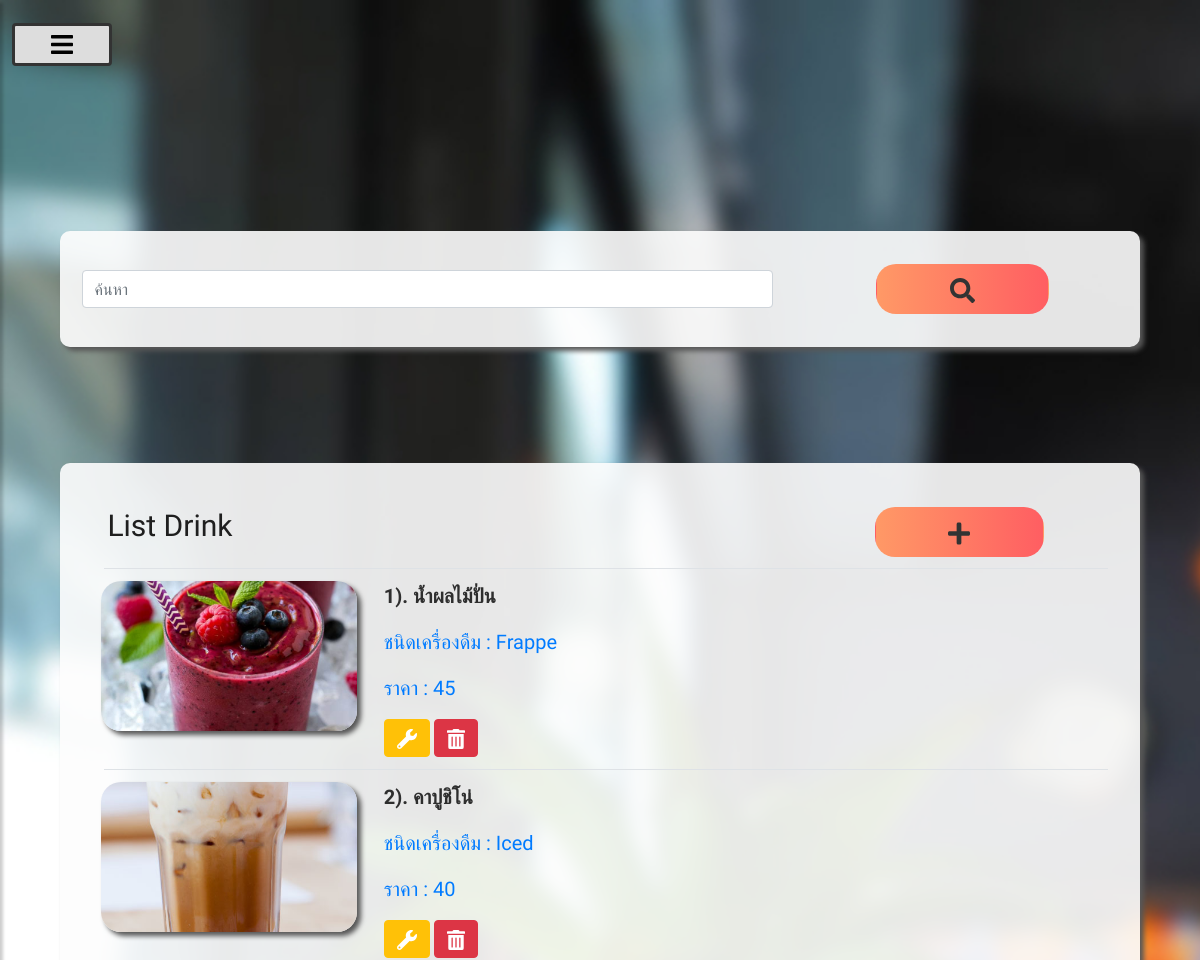
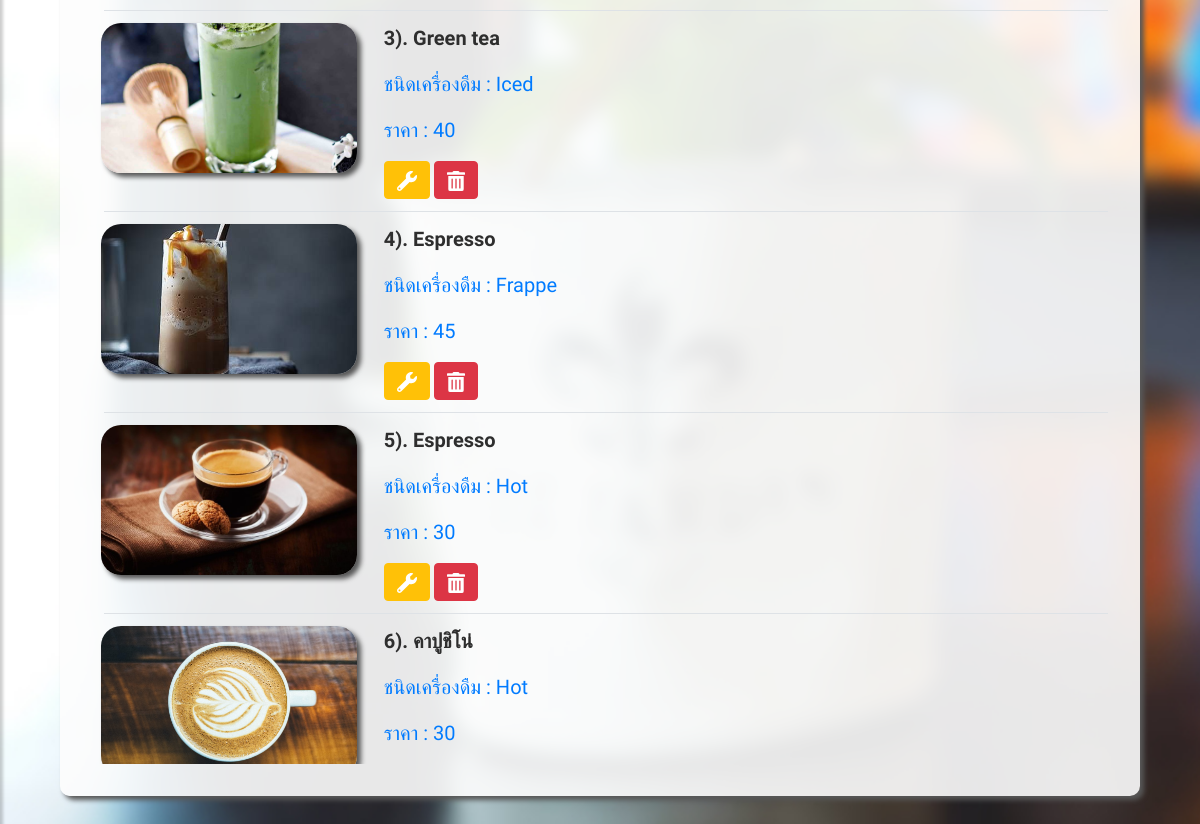
Page /managements/list_drink/ (signed in) on the committed database (2 pictures, top to bottom).
### product/models.py (models this page shows)
class Drink_info(models.Model):
    DRINK_TYPE = (
        ('Hot', 'Hot'),
        ('Iced', 'Iced'),
        ('Frappe', 'Frappe')
    )
    picture = models.ImageField(default='product/default.png',upload_to='product/',null=True,blank=True)
    d_name = models.CharField(max_length=255)
    d_desc = models.CharField(max_length=255, default="")
    cost = models.IntegerField()
    drink_type = models.CharField(max_length=50, choices=DRINK_TYPE)
    useable_status = models.BooleanField(default=True)

### managements/views.py (the view)
# urls.py: path('list_drink/', views.list_drink, name='list_drink'),
@login_required
def list_drink(request):
    drink_info = Drink_info.objects.all()
    search = request.GET.get('search','')
    drink_info = Drink_info.objects.filter(d_name__icontains=search)
    context = {
        'drink_info' : drink_info
    }
    return render(request, 'managements/list_drink.html', context)

### managements/templates/managements/list_drink.html (shortened to what this page needs)
{% extends "base.html" %} {% block content %} {% load static %}
<div class="container listall">
    <div class="list col-12" style="margin-bottom: 5vh; margin-top: 1vh;">
        <form class="form-inline" method="GET" action="{% url 'list_drink'%}">
            <input type="text" class="form-control col-lg-8 col-6" id="search" name="search" placeholder="ค้นหา">
            <button class="btn bottoncolor78 col-4 col-lg-2" type="submit">
                <img style="height:25px; filter: invert(0.2);" src="{% static 'search-solid.svg' %}">
            </button>
        </form>
    </div>
    <div class="col-12 list_r">
        <label class="titlelist col-lg-8 col-6">List Drink</label>
        <a class="btn bottoncolor78 col-lg-2 col-4" href="{% url 'add_drink' %}">
            <img  style="height: 25px; filter: invert(0.2);" src="{% static 'plus-solid.svg' %}">
            </a>
        <div class="alltable">
            <div class="listbody">
                <table class="table tablebo" style="margin-left: 1vw;">
                    {% for di in drink_info%}
                    <tr><td><div class="row">
                        <div class="titledrink col-3" style="background-image: url('..{{ di.picture.url }}');"></div>
                                <div class="col-8" style="margin-left: 1vw;">
                                    <p style="font-weight: bold;">{{ forloop.counter }}). {{di.d_name}}</p>
                                    <p class="text-primary">ชนิดเครื่องดืม : {{di.drink_type}}</p>
                                    <p class="text-primary">ราคา : {{di.cost}}</p>
                                    <a href="{% url 'edit_drink' di.id %}" class="btn btn-warning text-white">
                                        <img style="height:20px; filter: invert(1);" src="{% static 'wrench-solid.svg' %}">
                                    </a>
                                    <a href="{% url 'delete_drink' di.id %}" class="btn btn-danger text-white">
                                        <img style="height:20px; filter: invert(1);" src="{% static 'trash-alt-solid.svg' %}">
                                    </a>
                                </div>
                        </div>
                        </td>
                    </tr>
                    {% endfor %}
                </table>
            </div>
        </div>
    </div>
</div>
{% endblock content %}

### static/css/style3.css (style rules this page uses)
body { font-family: 'Poppins', sans-serif; background: #fafafa; }
p { color: rgb(46, 46, 46); }
a, a:hover, a:focus { color: black; text-decoration: none; transition: all 0.3s; }

### managements/templates/managements/list_drink.html (style rules this page uses)
.titledrink { width: 100px; height: 150px; text-align: center; line-height: 150px; border-radius: 20px; background-size: cover; transition: 0.15s ease; background-position: center; box-shadow: 4px 4px 5px 0px rgba(87, 87, 87, 1); }
p { font-size: 20px; }
th, td { width: 20%; }
table { font-size: 18px; }
.listbody { height: 50vh; }
.alltable { width: 100%; overflow-x: hidden; }
.list { background-color: rgba(253, 253, 253, 0.9); padding: 2%; border-radius: 10px; box-shadow: 4px 4px 5px 0px rgba(87, 87, 87, 1); }
.list_r { background-color: rgba(253, 253, 253, 0.9); padding: 3%; border-radius: 10px; box-shadow: 4px 4px 5px 0px rgba(87, 87, 87, 1); margin-bottom: 5vh; }
.bottoncolor78 { text-align: center; color: rgb(82, 82, 82); font-size: 24px; border-radius: 20px; background: linear-gradient(to right, #ff9966, #ff5e62); transition: 0.25s ease; margin-top: 0.5vh; margin-bottom: 0.5vh; margin-left: 10%; }
.titlelist { font-size: 30px; }
.listall { margin-top: 10vh; }

### rows in the picture
Drink_info: picture (picture), d_name "น้ำผลไม้ปั่น", drink_type "Frappe", cost "45"
Drink_info: picture (picture), d_name "คาปูชิโน่", drink_type "Iced", cost "40"
Drink_info: picture (picture), d_name "Green tea", drink_type "Iced", cost "40"
Drink_info: picture (picture), d_name "Espresso", drink_type "Frappe", cost "45"
Drink_info: picture (picture), d_name "Espresso", drink_type "Hot", cost "30"
Drink_info: picture (picture), d_name "คาปูชิโน่", drink_type "Hot", cost "30"
